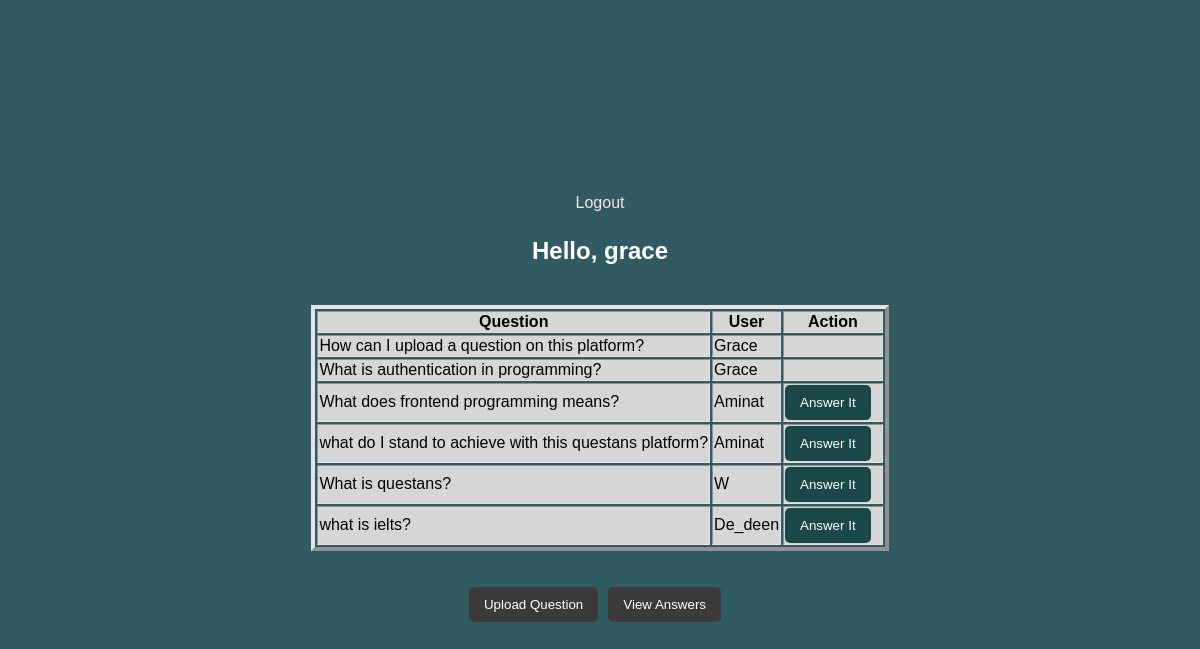
Screenshot of /dashboard.php (signed in) with the database file from the repository.
### tables this page shows
CREATE TABLE `questions` (
  `id` int(11) NOT NULL,
  `question` text NOT NULL,
  `user_id` int(11) NOT NULL,
  `created_at` timestamp NOT NULL DEFAULT current_timestamp() ON UPDATE current_timestamp()
);

CREATE TABLE `users` (
  `id` int(11) NOT NULL,
  `username` varchar(255) NOT NULL,
  `pass` varchar(255) NOT NULL,
  `created_at` timestamp NOT NULL DEFAULT current_timestamp() ON UPDATE current_timestamp()
);

### dashboard.php (the view, shortened to what this page needs)
<?php
include_once 'model/db_conn.php';
 ?>
<!DOCTYPE html>
<html>
<head>
	<link rel="stylesheet" type="text/css" href="assets/css/style.css">
</head>
<body>
    <div><a href="logout.php">Logout</a></div>
    <div style="margin-top: 5px; color: #fff">
        <h2>Hello, <?php echo $_SESSION['username']; ?></h2>
    </div>
    <div>
        <table border="4">
            <tr>
                <th>Question</th>
                <th>User</th>
                <th>Action</th>
            </tr>
            <?php
            $sql = mysqli_query($conn, "SELECT users.username, questions.id, questions.question
            FROM users
            JOIN questions ON users.id = questions.user_id");
            while ($result = mysqli_fetch_array($sql)) {?>
            <tr>
                <td><?php echo $result['question'];?></td>
                <td style="text-transform: capitalize"><?php echo $result['username'];?></td>
                <td><?php if($_SESSION['username'] !== $result['username']){?>
                    <button><a style="color: #fff; text-decoration: none" href="answer.php?question_id=<?php echo $result['id'] ?>">Answer It</a></button>
                     <?php } ?>
                </td>
            </tr>
            <?php } ?>
        </table>
    </div>
       <br><br>
    <div>
        <button style="background:#3c3a3a; float: left"><a style="color: #fff; text-decoration: none" href="ask-question.php">Upload Question</a></button>
        <button style="background:#3c3a3a; float: left"><a style="color: #fff; text-decoration: none" href="all-answers.php">View Answers</a></button>
        </div>
</body>
</html>

### assets/css/style.css (style rules this page uses)
body { background: #315b63; display: flex; justify-content: center; align-items: center; height: 100vh; flex-direction: column; }
* { font-family: sans-serif; box-sizing: border-box; }
a { text-decoration: none; color: #f7e3e2; }
h2 { text-align: center; margin-bottom: 40px; }
button { float: right; background: #560d02; float: left; padding: 10px 15px; color: #fff; border-radius: 5px; margin-right: 10px; border: none; }
table { border-color: #e6e5e5; }
tr { background-color: #d6d6d6; }
td button { background: #1a4848; float: left; }

### rows the page displays
questions: question "How can I upload a question on this platform?", user.username "Grace"
questions: question "What is authentication in programming?", user.username "Grace"
questions: question "What does frontend programming means?", user.username "Aminat"
questions: question "what do I stand to achieve with this questans platform?", user.username "Aminat"
questions: question "What is questans?", user.username "W"
questions: question "what is ielts?", user.username "De_deen"

### other values shown
$_SESSION['username'] "grace"
